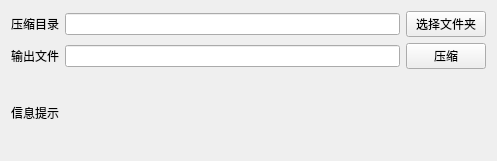
<?xml version="1.0" encoding="UTF-8"?>
<ui version="4.0">
 <class>Widget</class>
 <widget class="QWidget" name="Widget">
  <property name="geometry">
   <rect>
    <x>0</x>
    <y>0</y>
    <width>497</width>
    <height>161</height>
   </rect>
  </property>
  <property name="windowTitle">
   <string>Widget</string>
  </property>
  <layout class="QVBoxLayout" name="verticalLayout">
   <item>
    <layout class="QGridLayout" name="gridLayout">
     <item row="0" column="0">
      <widget class="QLabel" name="label">
       <property name="text">
        <string>压缩目录</string>
       </property>
      </widget>
     </item>
     <item row="0" column="1">
      <widget class="QLineEdit" name="lineEdit_file_dir"/>
     </item>
     <item row="0" column="2">
      <widget class="QPushButton" name="btn_select_file">
       <property name="text">
        <string>选择文件夹</string>
       </property>
      </widget>
     </item>
     <item row="1" column="0">
      <widget class="QLabel" name="label_2">
       <property name="text">
        <string>输出文件</string>
       </property>
      </widget>
     </item>
     <item row="1" column="1">
      <widget class="QLineEdit" name="lineEdit_file"/>
     </item>
     <item row="1" column="2">
      <widget class="QPushButton" name="btn_Compressed">
       <property name="text">
        <string>压缩</string>
       </property>
      </widget>
     </item>
    </layout>
   </item>
   <item>
    <widget class="QLabel" name="label_cinfo">
     <property name="text">
      <string>信息提示</string>
     </property>
    </widget>
   </item>
  </layout>
 </widget>
 <resources/>
 <connections/>
</ui>
